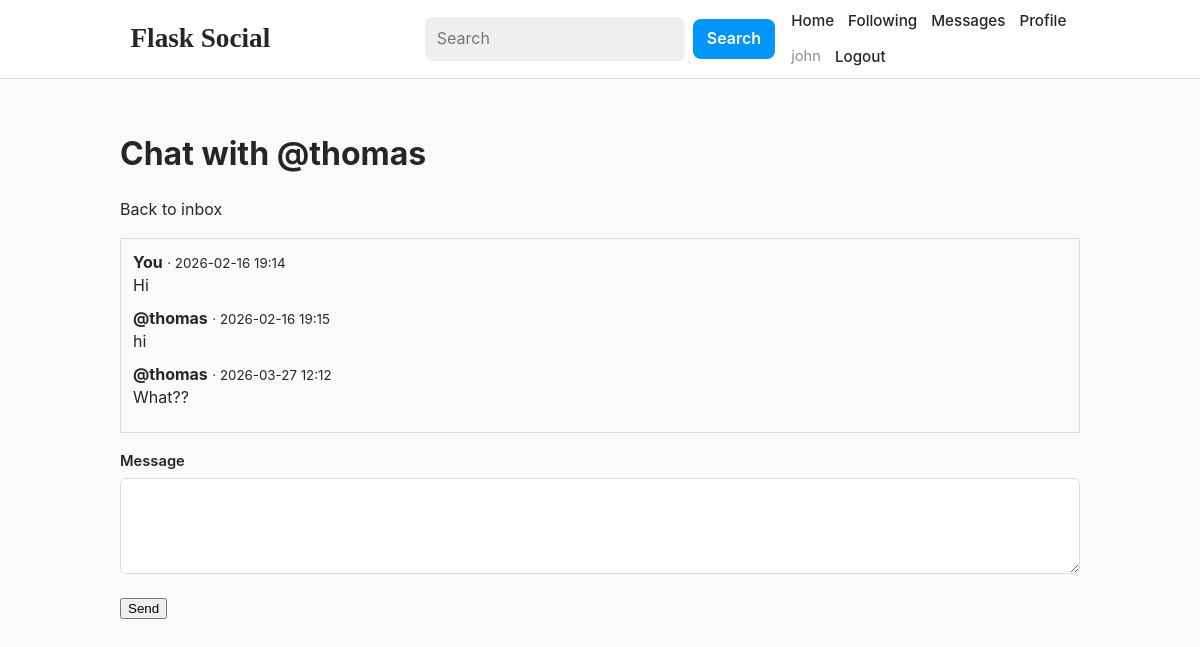
Page /messages/u/thomas (signed in) on the committed database.
### app/models.py (models this page shows, shortened)
class User(UserMixin, db.Model):
    id = db.Column(db.Integer, primary_key=True)
    username = db.Column(db.String(32), unique=True, index=True, nullable=False)
    email = db.Column(db.String(120), unique=True, index=True, nullable=False)
    password_hash = db.Column(db.String(256), nullable=False)
    bio = db.Column(db.String(280), default="")
    created_at = db.Column(db.DateTime, default=datetime.utcnow)
    posts = db.relationship(
        "Post",
        back_populates="author",
        cascade="all, delete-orphan",
        lazy="dynamic",
    )
    followed = db.relationship(
        "User",
        secondary=followers,
        primaryjoin=(followers.c.follower_id == id),
        secondaryjoin=(followers.c.followed_id == id),
        backref=db.backref("followers", lazy="dynamic"),
        lazy="dynamic",
    )
    likes = db.relationship("Like", backref="user", cascade="all, delete-orphan", lazy="dynamic")
    comments = db.relationship("Comment", backref="author", cascade="all, delete-orphan", lazy="dynamic")
    sent_messages = db.relationship(
        "Message",
        foreign_keys="Message.sender_id",
        backref="sender",
        lazy="dynamic",
        cascade="all, delete-orphan",
    )
    received_messages = db.relationship(
        "Message",
        foreign_keys="Message.recipient_id",
        backref="recipient",
        lazy="dynamic",
        cascade="all, delete-orphan",
    )
    points = db.Column(db.Integer, default=0, nullable=False)

class Message(db.Model):
    id = db.Column(db.Integer, primary_key=True)
    sender_id = db.Column(db.Integer, db.ForeignKey("user.id"), nullable=False, index=True)
    recipient_id = db.Column(db.Integer, db.ForeignKey("user.id"), nullable=False, index=True)
    body = db.Column(db.String(2000), nullable=False)
    timestamp = db.Column(db.DateTime, default=datetime.utcnow, index=True)
    is_read = db.Column(db.Boolean, default=False, nullable=False)

### app/main/routes.py (the view)
@bp.route("/messages/u/<username>", methods=["GET", "POST"])
@login_required
def thread(username):
    other = User.query.filter_by(username=username).first_or_404()
    if other.id == current_user.id:
        abort(400)
    form = MessageForm()
    if form.validate_on_submit():
        msg = Message(sender_id=current_user.id, recipient_id=other.id, body=form.body.data)
        db.session.add(msg)
        current_user.add_points(POINTS_MESSAGE)
        db.session.commit()
        return redirect(url_for("main.thread", username=other.username))
    messages = (
        Message.query.filter(
            ((Message.sender_id == current_user.id) & (Message.recipient_id == other.id))
            | ((Message.sender_id == other.id) & (Message.recipient_id == current_user.id))
        )
        .order_by(Message.timestamp.asc())
        .all()
    )
    unread = [m for m in messages if (m.recipient_id == current_user.id and not m.is_read)]
    if unread:
        for m in unread:
            m.is_read = True
        db.session.commit()
    return render_template("main/thread.html", other=other, messages=messages, form=form)

### app/main/forms_message.py
class MessageForm(FlaskForm):
    body = TextAreaField("Message", validators=[DataRequired(), Length(max=2000)])
    submit = SubmitField("Send")

### app/templates/main/thread.html (shortened to what this page needs)
{% extends "base.html" %}
{% block content %}
  <h1>Chat with @{{ other.username }}</h1>
  <div style="margin-bottom: 16px;">
    <a href="{{ url_for('main.inbox') }}">Back to inbox</a>
  </div>
  <div style="border: 1px solid #ddd; padding: 12px; margin-bottom: 12px;">
    {% if messages %}
      {% for m in messages %}
        <div style="margin-bottom: 10px;">
          {% if m.sender_id == current_user.id %}
            <strong>You</strong>
          {% else %}
            <strong>@{{ other.username }}</strong>
          {% endif %}
          <small>· {{ m.timestamp.strftime('%Y-%m-%d %H:%M') }}</small>
          <div style="white-space: pre-wrap;">{{ m.body }}</div>
        </div>
      {% endfor %}
    {% else %}
      <p>No messages yet.</p>
    {% endif %}
  </div>
  <form method="post">
    <p>
      {{ form.body.label }}<br>
      {{ form.body(rows=3, cols=60) }}
    </p>
    <p>{{ form.submit() }}</p>
  </form>
{% endblock %}

### app/templates/base.html (shortened to what this page needs)
<!doctype html>
<html lang="en">
<head>
  <link rel="stylesheet" href="{{ url_for('static', filename='css/styles.css') }}">
</head>
<body>
  <header class="topbar">
    <div class="topbar-inner">
      <div class="nav-left">
        <a class="brand" href="{{ url_for('main.index') }}">Flask Social</a>
      </div>
      <div class="nav-center">
        <form method="get" action="{{ url_for('main.search') }}" class="search-form">
          <input type="text" name="q" placeholder="Search">
          <button type="submit">Search</button>
        </form>
      </div>
      <div class="nav-right">
        <a class="nav-link" href="{{ url_for('main.index') }}">Home</a>
        {% if current_user.is_authenticated %}
          <a class="nav-link" href="{{ url_for('main.following_feed') }}">Following</a>
          <a class="nav-link" href="{{ url_for('main.inbox') }}">Messages</a>
          <a class="nav-link" href="{{ url_for('main.profile', username=current_user.username) }}">Profile</a>
          <span class="user-badge">{{ current_user.username }}</span>
          <a class="nav-link" href="{{ url_for('auth.logout') }}">Logout</a>
        {% else %}
          <a class="nav-link" href="{{ url_for('auth.login') }}">Login</a>
          <a class="nav-link" href="{{ url_for('auth.register') }}">Register</a>
        {% endif %}
      </div>
    </div>
  </header>
  <main class="container">
    {% block content %}{% endblock %}
  </main>
</body>
</html>

### app/static/css/styles.css (style rules this page uses)
:root { --bg: #fafafa; --surface: #ffffff; --border: #dbdbdb; --text: #262626; --muted: #8e8e8e; --primary: #0095f6; --primary-hover: #1877f2; --danger: #ed4956; --shadow: 0 1px 2px rgba(0, 0, 0, 0.06); --font: -apple-system, BlinkMacSystemFont, "Segoe UI", Roboto, Helvetica, Arial, sans-serif; --max-width: 975px; --feed-width: 470px; }
* { box-sizing: border-box; }
html, body { margin: 0; padding: 0; background: var(--bg); color: var(--text); font-family: var(--font); }
body { line-height: 1.45; }
a { color: var(--text); text-decoration: none; }
.topbar { position: sticky; top: 0; z-index: 30; background: var(--surface); border-bottom: 1px solid var(--border); }
.topbar-inner { max-width: var(--max-width); margin: 0 auto; padding: 10px 18px; display: grid; grid-template-columns: 1fr auto 1fr; align-items: center; gap: 16px; }
.nav-left { justify-self: start; display: flex; align-items: center; gap: 14px; flex-wrap: wrap; }
.nav-center { justify-self: center; }
.nav-right { justify-self: end; display: flex; align-items: center; gap: 14px; flex-wrap: wrap; }
.brand { font-size: 1.7rem; font-weight: 700; font-family: "Segoe Script", "Brush Script MT", cursive; color: var(--text); }
.nav-link { font-size: 0.95rem; font-weight: 500; color: var(--text); }
.user-badge { font-size: 0.92rem; color: var(--muted); }
.search-form { display: flex; align-items: center; gap: 8px; }
.search-form input[type="text"] { width: 260px; background: #efefef; border: none; border-radius: 8px; padding: 10px 12px; font: inherit; }
.container { max-width: 1000px; margin: 0 auto; padding: 30px 20px 40px; }
form { margin: 0; }
label { display: inline-block; margin-bottom: 6px; font-weight: 600; font-size: 0.92rem; }
input[type="text"], input[type="email"], input[type="password"], textarea, select { width: 100%; padding: 11px 12px; border: 1px solid var(--border); border-radius: 6px; font: inherit; background: #fff; color: var(--text); }
textarea { resize: vertical; min-height: 96px; }
button, .button { display: inline-flex; align-items: center; justify-content: center; border: none; border-radius: 8px; padding: 8px 14px; background: var(--primary); color: #fff; font: inherit; font-weight: 600; cursor: pointer; }

### rows in the picture
User: username "john"
User: username "thomas"
Message: shows "You", timestamp "2026-02-16 19:14", body "Hi"
Message: timestamp "2026-02-16 19:15", body "hi"
Message: timestamp "2026-03-27 12:12", body "What??"
